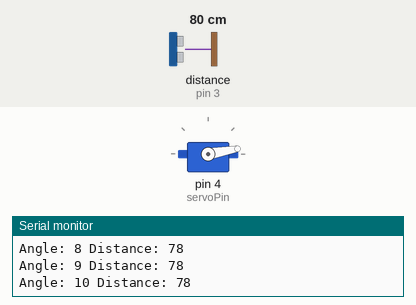
Simulated run of this sketch. Board: Arduino Uno, built with avr-gcc and run on an emulated ATmega328P. On the bench: servo, the last lines printed to the serial monitor. Wiring (inferred from the names in the program): ultrasonic range finder: trigger pin 2; echo pin 3. The inputs (shaded band) are chosen by the test bench; at power-on: distance to the obstacle (sensor on pin 3) 80 cm. The echo pulse lasts 58.3 µs per cm.

Above: at 1.28 s.
1.3 s: distance to the obstacle (sensor on pin 3) set to 35 cm
At 2.69 s:
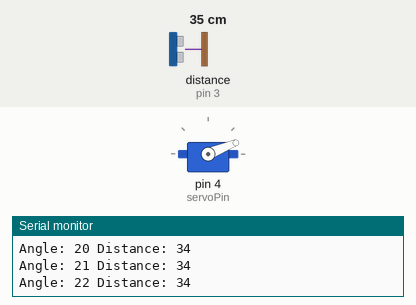
4.3 s: distance to the obstacle (sensor on pin 3) set to 299 cm
At 4.87 s:
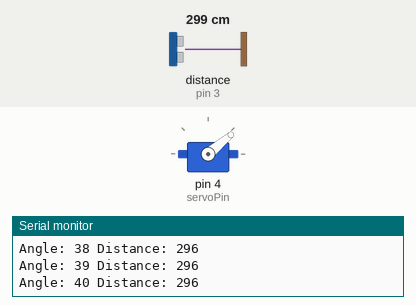
10.3 s: distance to the obstacle (sensor on pin 3) set to 60 cm
At 10.47 s:
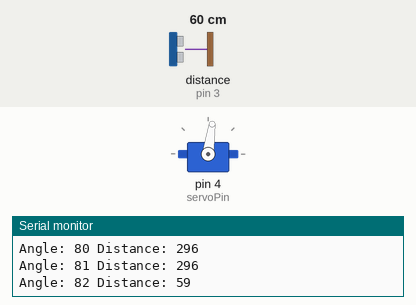
13.3 s: distance to the obstacle (sensor on pin 3) set to 18 cm
Timing chart, 0 to 23.3 s (numbered marks = the images above; inputs shaded):
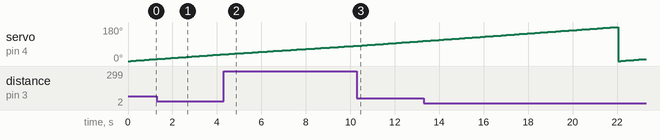

The sketch:

Ultrasonic_Sensor.ino
```cpp
#include <Servo.h>

const int trigPin = 2;
const int echoPin = 3;
const int servoPin = 4;

Servo myServo;

long duration;
int distance;

void setup() {
  Serial.begin(9600);

  // Set the sensor pins
  pinMode(trigPin, OUTPUT);
  pinMode(echoPin, INPUT);

  // Attach the servo
  myServo.attach(servoPin);

  // Set initial position of the servo
  myServo.write(0); // start at 0 degree
}

void loop() {
  // Rotate the servo from 0 to 180 degrees
  for (int pos = 0; pos <= 180; pos++) {
    myServo.write(pos);
    delay(15); // Allow the servo to move to the position

    // Measure the distance using the ultrasonic sensor
    distance = measureDistance();

    // Send the distance value to the Processing IDE
    Serial.print("Angle: ");
    Serial.print(pos);
    Serial.print(" Distance: ");
    Serial.println(distance);

    delay(100); // Wait before scanning again
  }
}

// Function to measure distance using ultrasonic sensor
long measureDistance() {
  // Send a pulse to trigger the ultrasonic sensor
  digitalWrite(trigPin, LOW);
  delayMicroseconds(2);
  digitalWrite(trigPin, HIGH);
  delayMicroseconds(10);
  digitalWrite(trigPin, LOW);

  // Read the echo time
  duration = pulseIn(echoPin, HIGH);

  // Calculate the distance (in cm)
  distance = duration * 0.034 / 2; // Speed of sound is 0.034 cm/us

  return distance;
}
```
